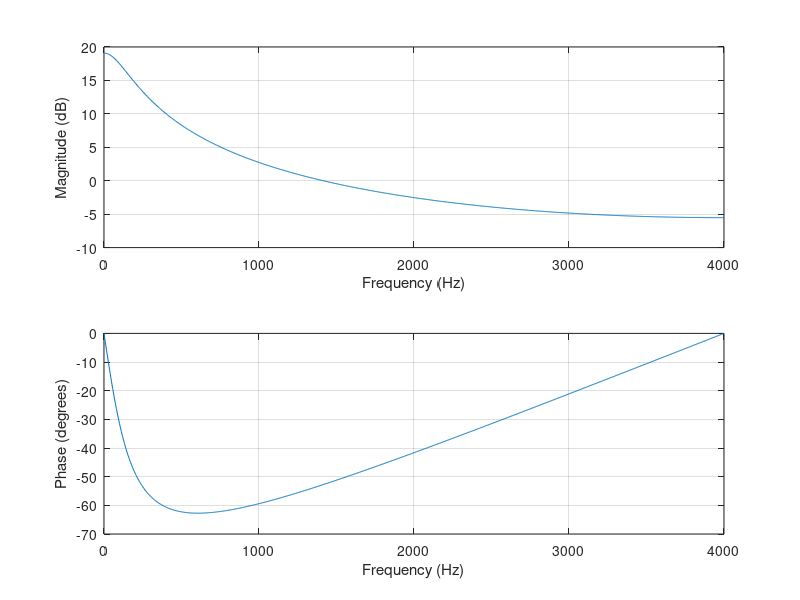
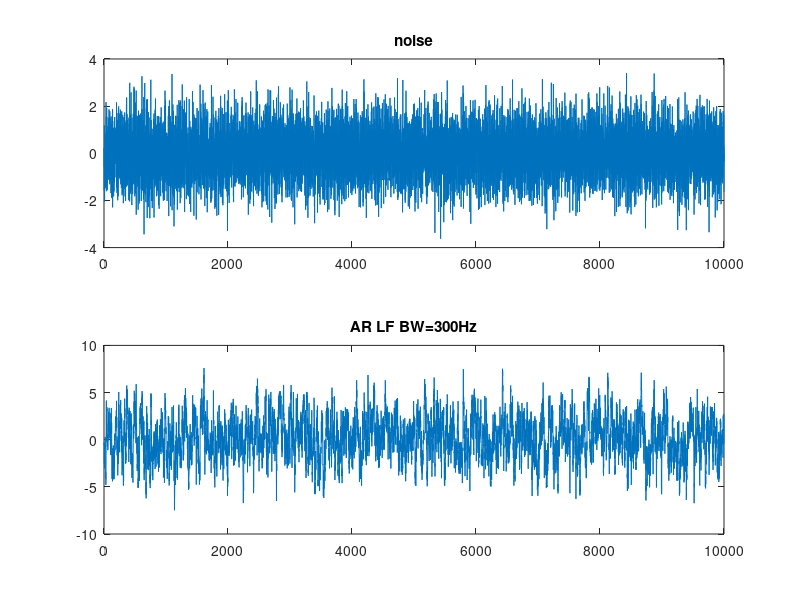
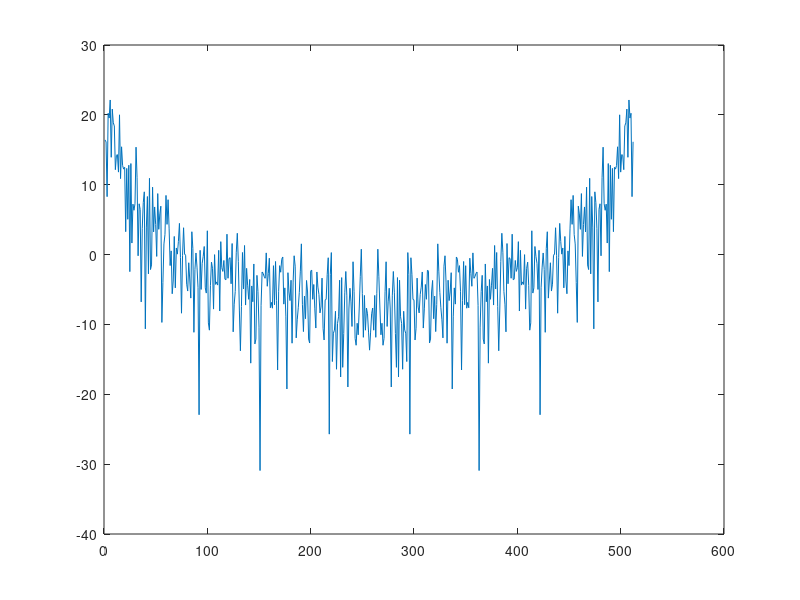

Source code (MATLAB) for these figures, in order: (Note: this script raises an error after producing the figures.)
clear all
close all

%% Generování nízkofrekvenčního barevného šumu AR modelem

% Generujte bílý šum s Gaussovským rozložením, nulovou střední hodnotou a
% jednotkovým rozptylem.
N = 10000;
un = randn([N, 1]);
%%
% Určete přenosovou funkci AR systému 1. řádu pro generování nízko-
% frekvenčního barevného šumu se šířkou pásma B = 300 Hz při vzorkovacím
% kmitočtu fs = 8000 Hz.
B = 300; % B = ln|p1|/(pi * Ts)
fs = 8000;
p1_abs = exp(-B * pi / fs);

a = [1, -p1_abs];
b = [1];

% Sledujte v MATLABu frekvenční charakteristiku daného systému (AR modelu).
freqz(b, a, 1000, fs);

% Generujte požadovaný NF barevný šum filtrací bílého šumu AR systémem
% (signál nc1). Sledujte vyhlazený odhad PSD generovaného šumu, jeho
% periodogram (nevyhlazený odhad) a spektrogram.
nc1 = filter(b, a, un);

figure
subplot(211)
plot(un)
title("noise")

subplot(212)
plot(nc1)
title("AR LF BW=300Hz")

figure
winlen = 512;
NFFT = winlen;

S = fft(nc1, NFFT);
Gx = abs(S).^2 / NFFT;

plot(10*log10(Gx))

figure

pwelch(nc1, winlen, winlen / 2, NFFT, fs)

figure
zplane(b,a)
%% Generování dalších barevných šumů AR resp. MA modelem 1. řádu

% Opakujte předchozí úlohu pro případ generování vysokofrekvenčního (VF) šumu AR modelem 1. řádu se stejnými parametry (signál nc2). 
a = [1, p1_abs];
b = [1];

freqz(b, a, 1000, fs)

nc2 = filter(b, a, un);

figure
subplot(211)
plot(un)
title("noise")

subplot(212)
plot(nc2)
title("AR HF BW=300Hz")

figure
winlen = 512;
NFFT = winlen;

S = fft(nc2, NFFT);
Gx = abs(S).^2 / NFFT;

plot(10*log10(Gx))

figure

pwelch(nc2, winlen, winlen / 2, NFFT, fs)

figure
zplane(b,a)

%% MA model LF

a = [1];
b = [1 p1_abs];

freqz(b, a, 1000, fs)

nc1ma = filter(b, a, un);

figure
subplot(211)
plot(un)
title("noise")

subplot(212)
plot(nc1ma)
title("MA LF BW=300Hz")

figure
winlen = 512;
NFFT = winlen;

S = fft(nc1ma, NFFT);
Gx = abs(S).^2 / NFFT;

plot(10*log10(Gx))

figure

pwelch(nc1ma, winlen, winlen / 2, NFFT, fs)

figure
zplane(b,a)

%% MA model HF

a = [1];
b = [1 -p1_abs];

freqz(b, a, 1000, fs)

nc2ma = filter(b, a, un);

figure
subplot(211)
plot(un)
title("noise")

subplot(212)
plot(nc2ma)
title("MA HF BW=300Hz")

figure
winlen = 512;
NFFT = winlen;

S = fft(nc2ma, NFFT);
Gx = abs(S).^2 / NFFT;

plot(10*log10(Gx))

figure

pwelch(nc2ma, winlen, winlen / 2, NFFT, fs)

figure
zplane(b,a)

%% LPC
a = [1, -p1_abs];
b = [1];

p = 1;
anc1 = lpc(nc1, p);
poles = roots(anc1);

figure
zplane(b,a);
hold on
plot(real(poles), imag(poles), 'rx')
hold off

%% Pasmovy sum

poles = 0.9 * exp(0.9i * [1, -1]);
b = [1];
a = poly(poles);

freqz(b, a, 1000, fs)

nc3 = filter(b, a, un);

figure
subplot(211)
plot(un)
title("noise")

subplot(212)
plot(nc3)
title("Band")

figure
winlen = 512;
NFFT = winlen;

S = fft(nc3, NFFT);
Gx = abs(S).^2 / NFFT;

plot(10*log10(Gx))

figure

pwelch(nc3, winlen, winlen / 2, NFFT, fs)

figure
zplane(b,a)

%% LPC2

p = 2;
anc3 = lpc(nc3, p);
poles = roots(anc3);

figure
zplane(b,a);
hold on
plot(real(poles), imag(poles), 'rx')
hold off
